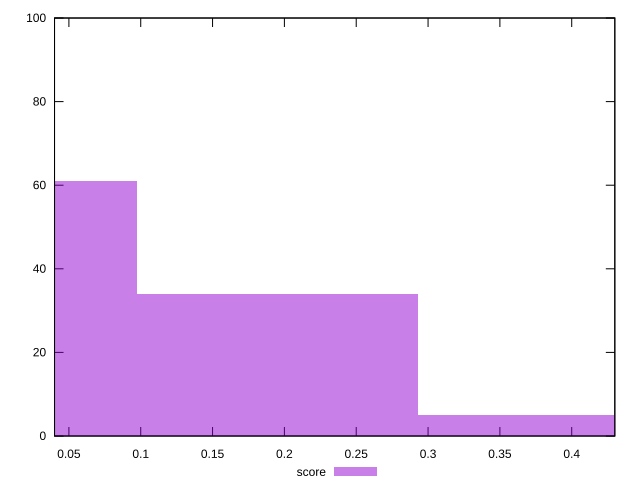

The gnuplot source for this figure:
reset

$score <<EOF
0.19531647139073038 34
0.39063294278146077 5
0 61
EOF

set key outside below
set boxwidth 0.19531647139073038
set xrange [0.04:0.43]
set yrange [0:100]
set trange [0:100]
set style fill transparent solid 0.5 noborder
set terminal svg size 640, 490 enhanced background rgb 'white'
set output "reports/report_00028_2021-02-24T12-49-42.674Z/unused-javascript/samples/music/score/histogram.svg"

plot $score title "score" with boxes

reset
